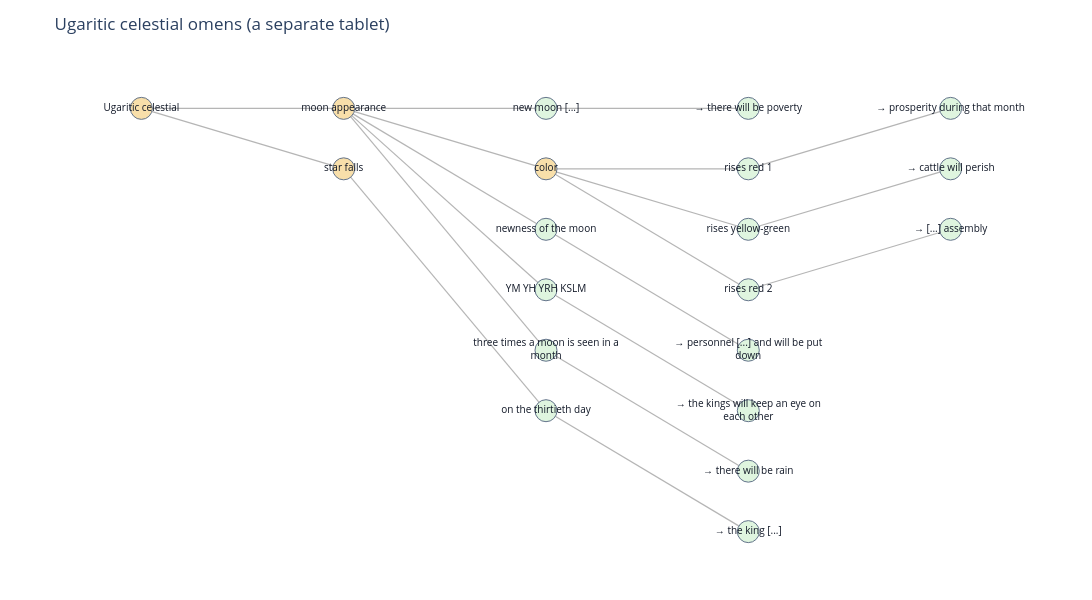

The notebook cell saved with this chart:
### Markdown cell above
## 6. The same logic in the sky — celestial omens

Birth omens are only one branch. Ugarit also read the **heavens**, in a *separate* tablet — **RIH 78/14** (KTU 1.163), Pardee's *Lunar Omens* (the colour and newness of the moon, a falling star). Babylon did the same on a far grander scale: *Enūma Anu Enlil*, in which a **lunar eclipse** is decoded by its **watch**, the **direction** it clears, and above all the **calendar date** — every month, every key day, its own prediction. We draw the small Ugaritic lunar tablet as its own tree, then the Babylonian eclipse calendar as a **grid** (its natural shape):

### Code cell
import pandas as pd
from data.loader import load_babylonian_celestial_tree

# Ugaritic lunar omens — RIH 78/14, a SEPARATE tablet, drawn as its own little tree
ug_cel = load_omen_tree()["omen"]["celestial"]
Gc = build_omen_graph(ug_cel, "Ugaritic lunar omens (RIH 78/14)")
plot_interactive_tree(Gc, "Ugaritic lunar omens — RIH 78/14 (a separate tablet)")

# Babylonian lunar-eclipse — the 'general' rules, then the systematic month × day grid
cel = load_babylonian_celestial_tree()
ecl = cel["omen"]["celestial omens"]["lunar eclipse"]
print("Babylonian lunar-eclipse, general rules (a sample):")
for k, v in list(ecl["general"].items())[:4]:
    print(f"  eclipse {k:28s} → {v}")

grid = pd.DataFrame(ecl["month-specific"]).T
grid = grid.reindex(columns=sorted(grid.columns, key=lambda c: int(c.split()[1]))).fillna("—")
print(f"\nBabylonian eclipse calendar: {grid.shape[0]} months × {grid.shape[1]} key days "
      f"— every cell is its own omen:")
grid

### Figure 1 — Plotly figure (JSON) as saved in the notebook; plotly's stock layout.template omitted (floating-point values rounded to 4 significant figures)
{"data": [{"hoverinfo": "skip", "line": {"color": "rgba(120,120,120,0.55)", "width": 1.2}, "mode": "lines", "showlegend": false, "type": "scatter", "x": [0, 1, null, 0, 1, null, 1, 2, null, 1, 2, null, 1, 2, null, 1, 2, null, 1, 2, null, 2, 3, null, 2, 3, null, 2, 3, null, 2, 3, null, 3, 4, null, 3, 4, null, 3, 4, null, 2, 3, null, 2, 3, null, 2, 3, null, 1, 2, null, 2, 3, null], "y": [0, 0, null, 0, -1, null, 0, 0, null, 0, -1, null, 0, -2, null, 0, -3, null, 0, -4, null, 0, 0, null, -1, -1, null, -1, -2, null, -1, -3, null, -1, 0, null, -2, -1, null, -3, -2, null, -2, -4, null, -3, -5, null, -4, -6, null, -1, -5, null, -5, -7, null]}, {"hovertemplate": "<b>%{hovertext}</b><extra></extra>", "hovertext": ["Ugaritic celestial", "moon appearance", "new moon [...]", "→ there will be poverty", "color", "rises red 1", "→ prosperity during that month", "rises yellow-green", "→ cattle will perish", "rises red 2", "→ [...] assembly", "newness of the moon", "→ personnel [...] and will be put down", "YM YH YRH KSLM", "→ the kings will keep an eye on each other", "three times a moon is seen in a month", "→ there will be rain", "star falls", "on the thirtieth day", "→ the king [...]"], "marker": {"color": ["#f8dfaa", "#f8dfaa", "#dff5df", "#dff5df", "#f8dfaa", "#dff5df", "#dff5df", "#dff5df", "#dff5df", "#dff5df", "#dff5df", "#dff5df", "#dff5df", "#dff5df", "#dff5df", "#dff5df", "#dff5df", "#f8dfaa", "#dff5df", "#dff5df"], "line": {"color": "#64748b", "width": 1}, "size": 22}, "mode": "markers+text", "showlegend": false, "text": ["Ugaritic celestial", "moon appearance", "new moon [...]", "→ there will be poverty", "color", "rises red 1", "→ prosperity during that month", "rises yellow-green", "→ cattle will perish", "rises red 2", "→ [...] assembly", "newness of the moon", "→ personnel [...] and will be put<br>down", "YM YH YRH KSLM", "→ the kings will keep an eye on<br>each other", "three times a moon is seen in a<br>month", "→ there will be rain", "star falls", "on the thirtieth day", "→ the king [...]"], "textfont": {"color": "#111827", "size": 10}, "textposition": "middle center", "type": "scatter", "x": [0, 1, 2, 3, 2, 3, 4, 3, 4, 3, 4, 2, 3, 2, 3, 2, 3, 1, 2, 3], "y": [0, 0, 0, 0, -1, -1, 0, -2, -1, -3, -2, -2, -4, -3, -5, -4, -6, -1, -5, -7]}], "layout": {"dragmode": "pan", "height": 600, "margin": {"b": 20, "l": 20, "r": 20, "t": 60}, "paper_bgcolor": "white", "plot_bgcolor": "white", "title": {"text": "Ugaritic celestial omens (a separate tablet)"}, "width": 1650, "xaxis": {"range": [-0.6, 4.6], "showgrid": false, "showticklabels": false, "zeroline": false}, "yaxis": {"range": [-7.8, 0.8], "showgrid": false, "showticklabels": false, "zeroline": false}}}
